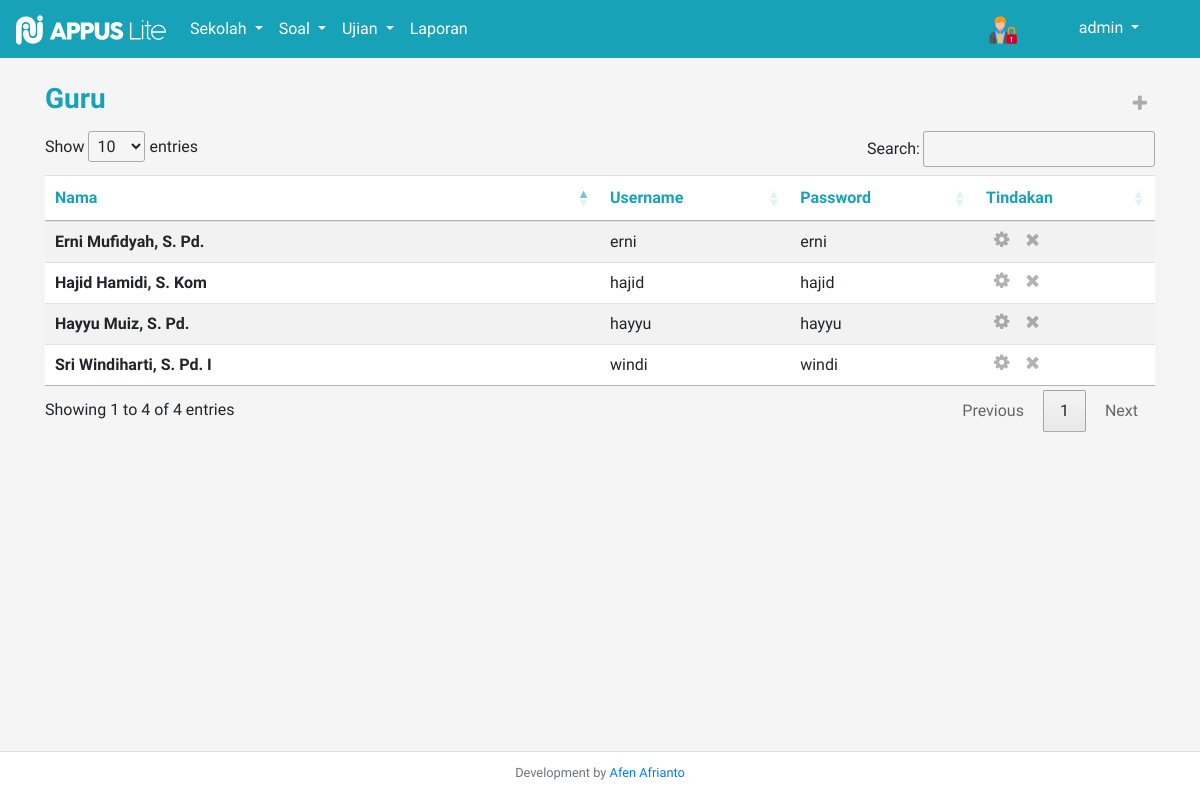
The app's page /admin/main.php?cnt=guru (signed in) with its own data.
### tables this page shows
CREATE TABLE `tb_guru` (
  `id_guru` int(11) NOT NULL,
  `nama_guru` varchar(100) NOT NULL,
  `username_guru` varchar(50) NOT NULL,
  `password_guru` varchar(255) NOT NULL,
  `pass_show_guru` varchar(255) NOT NULL
);

### admin/modules/general_func.php (called while the page is built, shortened)
<?php
    if(isset($_SESSION['petugas'])){
        if($_SESSION['petugas'] == "admin"){
            $user_admin = $_SESSION['user'];
            $query_petugas = mysqli_query($conn, "SELECT * FROM tb_admin WHERE username_admin = '$user_admin'");
            $petugas_q = $query_petugas->fetch_assoc();
            $petugas = $petugas_q['username_admin'];
        }else{
            $user_guru = $_SESSION['user'];
            $query_petugasX = mysqli_query($conn, "SELECT * FROM tb_guru WHERE username_guru = '$user_guru' ");
            $petugas_q = $query_petugasX->fetch_assoc();
            $petugas = $petugas_q['nama_guru'];
            $id_petugas = $petugas_q['id_guru'];
        }
    }
?>

### admin/modules/mapel.php (called while the page is built, shortened)
<?php
$search = "";
?>

### admin/contents/guru.php (the view, shortened to what this page needs)
<div class="container py-3">
    <div class="d-flex justify-content-between align-items-center">
        <h3 class="text-info py-2" style="font-weight:bold;">Guru</h3>
        <div class="d-flex">
            <a href="#" class="icon-sm  px-2" style="text-decoration: none;" data-toggle="modal" data-target="#tambah_guru">
                <b class="icon-plus"></b>
            </a>
        </div>
    </div>
    <div class="w-100 overflow-auto">
    <table class="table table-striped bg-white" id="tabel_guru">
    <thead>
        <tr>
            <th scope="col" class="text-info w-50" style="min-width: 250px;">Nama</th>
            <th scope="col" class="text-info">Username</th>
            <th scope="col" class="text-info">Password</th>
            <th scope="col" class="text-info">Tindakan</th>
        </tr>
    </thead>
    <tbody>
      <?php
        $guru_q = mysqli_query($conn, "SELECT * FROM tb_guru $search ORDER BY id_guru DESC");
        if(mysqli_num_rows($guru_q) > 0):
          while($guru = $guru_q->fetch_assoc()):
      ?>
        <tr>
            <th scope="row"><?= $guru['nama_guru']; ?></th>
            <td><?= $guru['username_guru']; ?></td>
            <td><?= $guru['pass_show_guru']; ?></td>
            <td>
                <div class="d-flex">
                    <a href="#" class="icon-sm px-2" style="text-decoration: none;" data-toggle="modal" data-target="#edit_guru<?= $guru['id_guru']; ?>">
                        <b class="icon-cog"></b>
                    </a>
                    <a href="#" class="icon-sm px-2" style="text-decoration: none;" data-toggle="modal" data-target="#del_guru<?= $guru['id_guru']; ?>">
                        <b class="icon-remove"></b>
                    </a>
                </div>
            </td>
        </tr>
          <?php endwhile; ?>
        <?php else: ?>
          <tr>
              <td colspan="4" class="text-center">Data tidak ada</td>
          </tr>
        <?php endif; ?>
    </tbody>
    </table>
    </div>
</div>

### admin/main.php (shortened to what this page needs)
<?php
    include "modules/connect.php";
    include "modules/general_func.php";
    include "modules/guru.php";
    include "modules/mapel.php";
    include "modules/ujian.php";
?>
<!DOCTYPE html>
<html lang="en">
<head>
    <link rel="stylesheet" href="../bootstrap/css/bootstrap.min.css">
    <link rel="stylesheet" href="assets/img/icomoon/style.css">
    <link rel="stylesheet" href="assets/img/icomoon2/style.css">
    <link rel="stylesheet" href="https://cdn.datatables.net/1.10.25/css/jquery.dataTables.min.css">
    <link rel="stylesheet" href="assets/css/main.css">
</head>
<body class="pb-5">
<nav class="navbar navbar-expand-lg navbar-dark bg-info">
    <a class="navbar-brand" href="?cnt=home">
        <img src="assets/img/logo_putih.svg" width="150" height="30" alt="">
    </a>
    <div class="collapse navbar-collapse" id="navbarSupportedContent">
        <ul class="navbar-nav mr-auto">
            <?php if($_SESSION['petugas'] == "admin"): ?>
            <li class="nav-item dropdown active">
                <a class="nav-link dropdown-toggle" href="#" id="navbarDropdown" role="button" data-toggle="dropdown" aria-haspopup="true" aria-expanded="false">
                    Sekolah
                </a>
            </li>
            <?php endif; ?>
            <li class="nav-item dropdown active">
                <a class="nav-link dropdown-toggle" href="#" id="navbarDropdown" role="button" data-toggle="dropdown" aria-haspopup="true" aria-expanded="false">
                    Soal
                </a>
            </li>
            <li class="nav-item dropdown active">
                <a class="nav-link dropdown-toggle" href="#" id="navbarDropdown" role="button" data-toggle="dropdown" aria-haspopup="true" aria-expanded="false">
                    Ujian
                </a>
            </li>
            <li class="nav-item active">
                <a class="nav-link" href="?cnt=laporan">Laporan</a>
            </li>
        </ul>
        <div class="my-2 my-lg-0">
            <ul class="navbar-nav mr-auto w-auto">
                <div class="navbar-brand text-center">
                    <?php if($_SESSION['petugas'] == 'admin') : ?>
                        <img src="assets/img/icon_admin.svg" width="30" height="30" alt="" title="Kamu seorang admin">
                    <?php else: ?>
                        <img src="assets/img/guru_icon.svg" width="30" height="30" alt="" title="Kamu seorang guru">
                    <?php endif; ?>
                </div>
                <li class="nav-item dropdown active w-auto text-center" style="min-width: 150px;">
                    <a class="nav-link dropdown-toggle" href="#" id="navbarDropdown" role="button" data-toggle="dropdown" aria-haspopup="true" aria-expanded="false">
                        <?= $petugas; ?>
                    </a>
                </li>
            </ul>
        </div>
    </div>
</nav>
<?php
    if(isset($_GET['cnt'])):
            $content = $_GET['cnt'].".php";
            include "contents/$content";
    else:
            include "contents/home.php";
    endif;
?>
<div class="border-top mt-3 py-2 pb-3 text-center w-100 bg-white" style="position: fixed; bottom: 0;">
    <small class="text-secondary">Development by <a href="#">Afen Afrianto</a></small>
</div>
</body>
</html>

### admin/assets/img/icomoon/style.css (style rules this page uses)
[class^="icon-"], [class*=" icon-"] { font-family: 'icomoon' !important; speak: never; font-style: normal; font-weight: normal; font-variant: normal; text-transform: none; line-height: 1; -webkit-font-smoothing: antialiased; -moz-osx-font-smoothing: grayscale; }
.icon-plus:before { content: "\f067"; }
.icon-remove:before { content: "\f00d"; }
.icon-cog:before { content: "\f013"; }

### admin/assets/img/icomoon2/style.css (style rules this page uses)
[class^="icon-"], [class*=" icon-"] { font-family: 'icomoon' !important; speak: never; font-style: normal; font-weight: normal; font-variant: normal; text-transform: none; line-height: 1; -webkit-font-smoothing: antialiased; -moz-osx-font-smoothing: grayscale; }

### admin/assets/css/main.css (style rules this page uses)
* { font-family: 'Comfortaa', sans-serif; }
body { background-color: whitesmoke; }
.icon-sm { font-size: x-large; filter: opacity(0.3); color: black; font-size: large; font-weight: bold; }

### records on screen
tb_guru: nama_guru "Erni Mufidyah, S. Pd.", username_guru "erni", pass_show_guru "erni"
tb_guru: nama_guru "Sri Windiharti, S. Pd. I", username_guru "windi", pass_show_guru "windi"
tb_guru: nama_guru "Hayyu Muiz, S. Pd.", username_guru "hayyu", pass_show_guru "hayyu"
tb_guru: nama_guru "Hajid Hamidi, S. Kom", username_guru "hajid", pass_show_guru "hajid"

### other values on screen
$petugas "admin"
